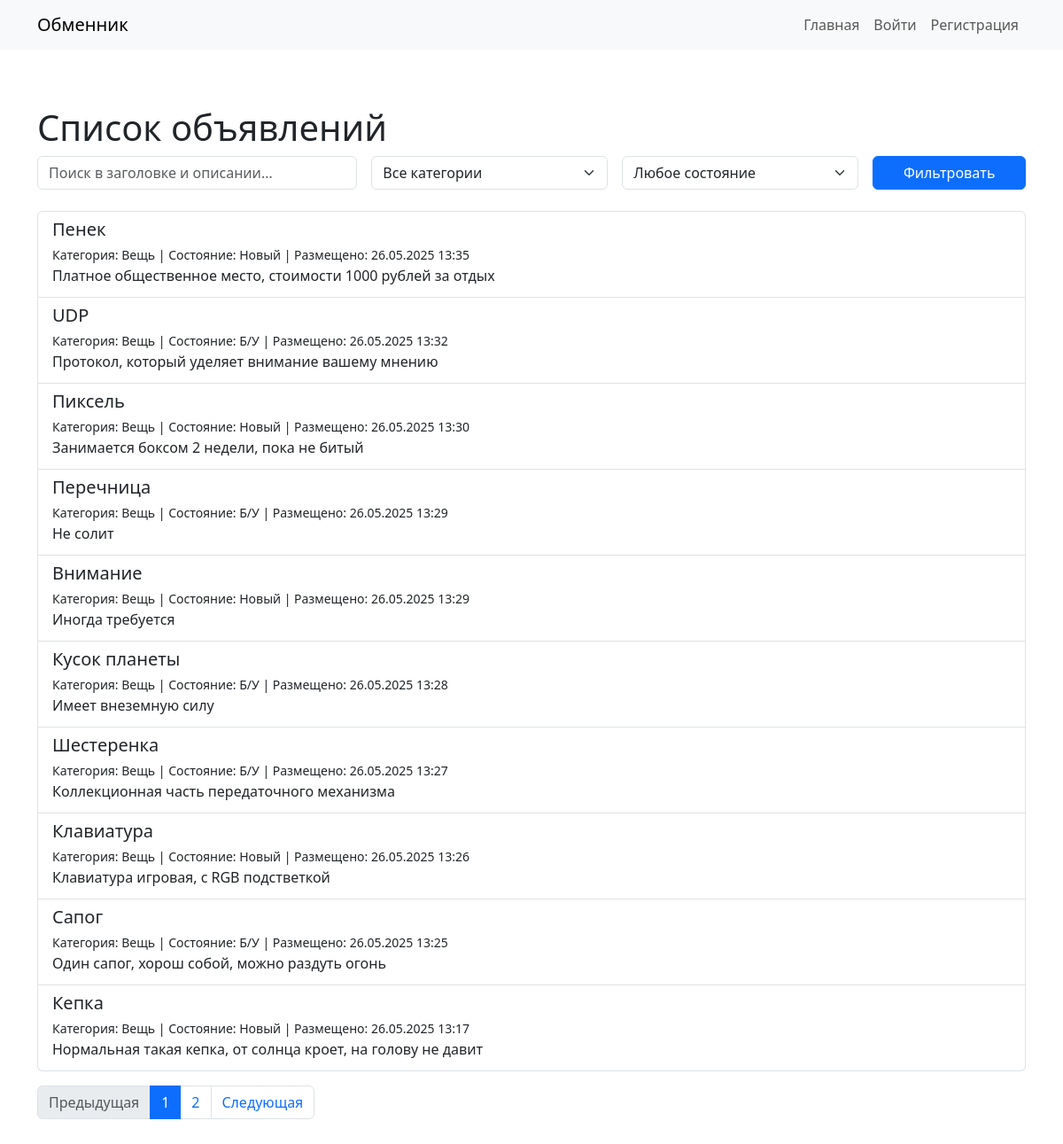
The page / on the database its author committed.
### ads/models.py (models this page shows, shortened)
class Ad(models.Model):
    CONDITION_CHOICES = [
        ("new", "Новый"),
        ("used", "Б/У"),
    ]
    user = models.ForeignKey(
        User,
        on_delete=models.CASCADE,
        related_name="ads"
    )
    title = models.CharField(max_length=200)
    description = models.TextField()
    image_url = models.URLField(blank=True, null=True)
    category = models.CharField(max_length=100)
    condition = models.CharField(
        max_length=10,
        choices=CONDITION_CHOICES
    )
    created_at = models.DateTimeField(auto_now_add=True)

### ads/views.py (the view)
# urls.py: path('', AdListView.as_view(), name='ad_list'),
class AdListView(ListView):
    model = Ad
    template_name = 'ads/ad_list.html'
    context_object_name = 'ads'
    paginate_by = 10
    ordering = ['-created_at']
    def get_queryset(self):
        qs = super().get_queryset()
        q = self.request.GET.get('q')
        category = self.request.GET.get('category')
        condition = self.request.GET.get('condition')
        if q:
            qs = qs.filter(
                Q(title__icontains=q) |
                Q(description__icontains=q)
            )
        if category:
            qs = qs.filter(category=category)
        if condition:
            qs = qs.filter(condition=condition)
        return qs
    def get_context_data(self, **ctx):
        ctx = super().get_context_data(**ctx)
        ctx.update({
            'q':         self.request.GET.get('q', ''),
            'category':  self.request.GET.get('category', ''),
            'condition': self.request.GET.get('condition', ''),
            'all_conditions': Ad.CONDITION_CHOICES,
            'all_categories': Ad.objects.values_list('category', flat=True).distinct(),
        })
        return ctx

### ads/templates/ads/ad_list.html (shortened to what this page needs)
{% extends 'base.html' %}
{% block content %}
<div class="container mt-4">
  <h1>Список объявлений</h1>
  <form method="get" class="row g-3 mb-4">
    <div class="col-md-4">
      <input
        type="text"
        name="q"
        value="{{ q }}"
        class="form-control"
        placeholder="Поиск в заголовке и описании…">
    </div>
    <div class="col-md-3">
      <select name="category" class="form-select">
        <option value="">Все категории</option>
      </select>
    </div>
    <div class="col-md-3">
      <select name="condition" class="form-select">
        <option value="">Любое состояние</option>
      </select>
    </div>
    <div class="col-md-2">
      <button type="submit" class="btn btn-primary w-100">Фильтровать</button>
    </div>
  </form>
  <div class="list-group">
    {% for ad in ads %}
      <a href="{% url 'ad_detail' ad.pk %}"
         class="list-group-item list-group-item-action">
        <h5 class="mb-1">{{ ad.title }}</h5>
        <small>
          Категория: {{ ad.category }} |
          Состояние: {{ ad.get_condition_display }} |
          Размещено: {{ ad.created_at|date:"d.m.Y H:i" }}
        </small>
        <p class="mb-1">{{ ad.description|truncatechars:100 }}</p>
      </a>
    {% empty %}
      <p>Объявлений пока нет.</p>
    {% endfor %}
  </div>
  {% if is_paginated %}
  <nav aria-label="Постраничная навигация" class="mt-3">
    <ul class="pagination">
      {% with base_params="q="|add:q|add:"&category="|add:category|add:"&condition="|add:condition %}
      {% if page_obj.has_previous %}
        <li class="page-item">
          <a class="page-link"
             href="?page={{ page_obj.previous_page_number }}&{{ base_params }}">
            Предыдущая
          </a>
        </li>
      {% else %}
        <li class="page-item disabled"><span class="page-link">Предыдущая</span></li>
      {% endif %}
      {% for num in page_obj.paginator.page_range %}
        {% if num == page_obj.number %}
          <li class="page-item active">
            <span class="page-link">{{ num }}</span>
          </li>
        {% else %}
          <li class="page-item">
            <a class="page-link" href="?page={{ num }}&{{ base_params }}">{{ num }}</a>
          </li>
        {% endif %}
      {% endfor %}
      {% if page_obj.has_next %}
        <li class="page-item">
          <a class="page-link"
             href="?page={{ page_obj.next_page_number }}&{{ base_params }}">
            Следующая
          </a>
        </li>
      {% else %}
        <li class="page-item disabled"><span class="page-link">Следующая</span></li>
      {% endif %}
      {% endwith %}
    </ul>
  </nav>
  {% endif %}
</div>
{% endblock %}

### ads/templates/base.html (shortened to what this page needs)
{% load static %}
<!DOCTYPE html>
<html lang="ru">
<head>
  <link href="https://cdn.jsdelivr.net/npm/bootstrap@5.3.0/dist/css/bootstrap.min.css" rel="stylesheet" />
</head>
<body>
  <nav class="navbar navbar-expand-lg navbar-light bg-light">
    <div class="container">
      <a class="navbar-brand" href="{% url 'ad_list' %}">Обменник</a>
      <div class="collapse navbar-collapse" id="navbarCollapse">
        <ul class="navbar-nav ms-auto">
          <li class="nav-item">
            <a class="nav-link" href="{% url 'ad_list' %}">Главная</a>
          </li>
          {% if user.is_authenticated %}
          <li class="nav-item">
            <a class="nav-link" href="{% url 'ad_create' %}">Создать объявление</a>
          </li>
          <li class="nav-item">
            <a class="nav-link" href="{% url 'proposal_list' %}">Предложения</a>
          </li>
          <li class="nav-item">
            <a class="nav-link" href="{% url 'logout' %}">Выйти</a>
          </li>
          {% else %}
          <li class="nav-item">
            <a class="nav-link" href="{% url 'login' %}">Войти</a>
          </li>
          <li class="nav-item">
            <a class="nav-link" href="{% url 'signup' %}">Регистрация</a>
          </li>
          {% endif %}
        </ul>
      </div>
    </div>
  </nav>
  <main class="py-4">
    {% block content %}{% endblock %}
  </main>
</body>
</html>

### rows shown on the page
Ad: title "Пенек", category "Вещь", condition "Новый", created_at "26.05.2025 13:35", description "Платное общественное место, стоимости 1000 рублей за отдых"
Ad: title "UDP", category "Вещь", condition "Б/У", created_at "26.05.2025 13:32", description "Протокол, который уделяет внимание вашему мнению"
Ad: title "Пиксель", category "Вещь", condition "Новый", created_at "26.05.2025 13:30", description "Занимается боксом 2 недели, пока не битый"
Ad: title "Перечница", category "Вещь", condition "Б/У", created_at "26.05.2025 13:29", description "Не солит"
Ad: title "Внимание", category "Вещь", condition "Новый", created_at "26.05.2025 13:29", description "Иногда требуется"
Ad: title "Кусок планеты", category "Вещь", condition "Б/У", created_at "26.05.2025 13:28", description "Имеет внеземную силу"
Ad: title "Шестеренка", category "Вещь", condition "Б/У", created_at "26.05.2025 13:27", description "Коллекционная часть передаточного механизма"
Ad: title "Клавиатура", category "Вещь", condition "Новый", created_at "26.05.2025 13:26", description "Клавиатура игровая, с RGB подстветкой"
Ad: title "Сапог", category "Вещь", condition "Б/У", created_at "26.05.2025 13:25", description "Один сапог, хорош собой, можно раздуть огонь"
Ad: title "Кепка", category "Вещь", condition "Новый", created_at "26.05.2025 13:17", description "Нормальная такая кепка, от солнца кроет, на голову не давит"

### other values the page prints
{{ num }} "1"
{{ num }} "2"
